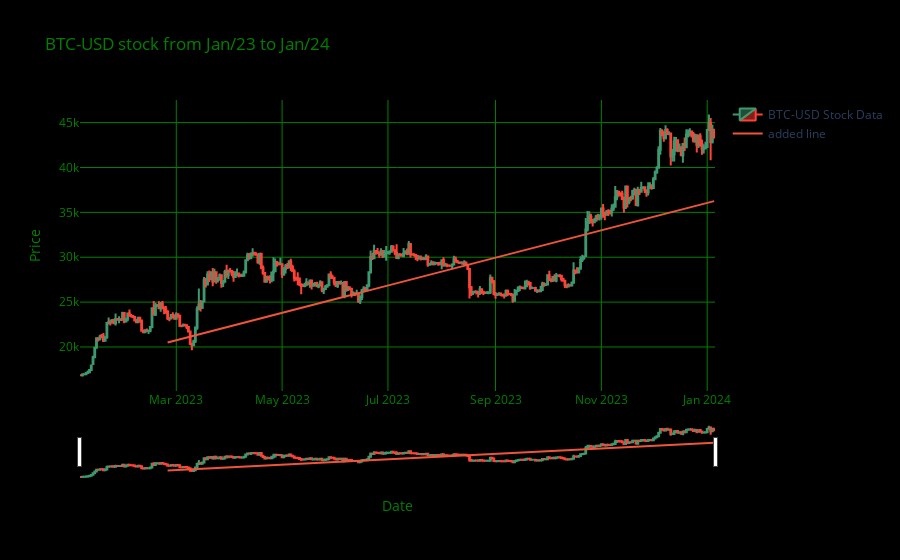

Notebook code cell kept with this figure:
### Markdown cell above
Made a standardized cool method to plot data, that is also interactable (using plotly)

### Code cell
import plotting_standard as ps
import format_yahoo as fy
import plotly.graph_objects as ply

data, meta = fy.format_yahoo('BTC-USD', period= '1y')
fig = ps.candle_plot(data=data, meta=meta)


# example line we might want to add
data['line'] = [18000 + i*50 for i in range(len(data))]
# proving that it can work on smaller parts of the data
data['line'][:50] = None

# How we would add it
fig.add_trace(ply.Scatter(
    x = data.index,
    y = data['line'],
    mode = 'lines',
    name= 'added line'
)
)

fig.show()

### Figure 1 — Plotly figure (JSON) as saved in the notebook; plotly's stock layout.template omitted (floating-point values rounded to 4 significant figures; data arrays with more than 128 entries replaced by an {"elided": "..."} marker saying what was removed)
{"data": [{"close": {"elided": "366 float values"}, "high": {"elided": "366 float values"}, "low": {"elided": "366 float values"}, "name": "BTC-USD Stock Data", "open": {"elided": "366 float values"}, "type": "candlestick", "x": {"elided": "366 str values"}}, {"mode": "lines", "name": "added line", "type": "scatter", "x": {"elided": "366 str values"}, "y": {"elided": "366 int values"}}], "layout": {"paper_bgcolor": "black", "plot_bgcolor": "black", "title": {"font": {"color": "green"}, "text": "BTC-USD stock from Jan/23 to Jan/24"}, "xaxis": {"gridcolor": "green", "tickfont": {"color": "green"}, "title": {"font": {"color": "green"}, "text": "Date"}}, "yaxis": {"gridcolor": "green", "tickfont": {"color": "green"}, "title": {"font": {"color": "green"}, "text": "Price"}}}}
